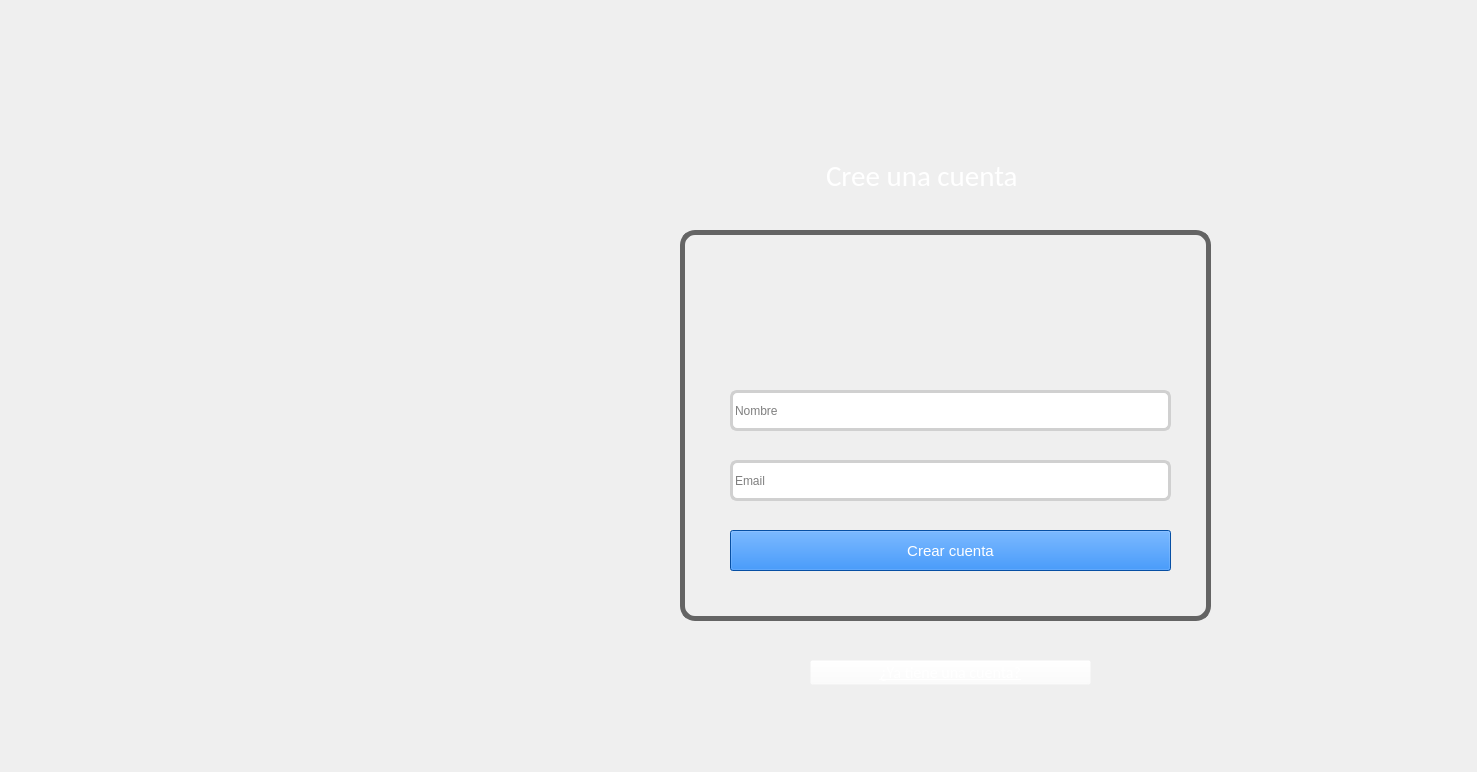
<?xml version="1.0" encoding="UTF-8"?>
<ui version="4.0">
 <class>Registrarse</class>
 <widget class="QWidget" name="Registrarse">
  <property name="geometry">
   <rect>
    <x>0</x>
    <y>0</y>
    <width>1477</width>
    <height>772</height>
   </rect>
  </property>
  <property name="windowTitle">
   <string>Form</string>
  </property>
  <widget class="QLabel" name="lbl_CuadroBlanco">
   <property name="geometry">
    <rect>
     <x>680</x>
     <y>230</y>
     <width>531</width>
     <height>391</height>
    </rect>
   </property>
   <property name="styleSheet">
    <string notr="true">QLabel {
	border-width: 5px;
    border-style: solid;
    border-radius: 15px;
border-color: #646464;
}</string>
   </property>
   <property name="frameShadow">
    <enum>QFrame::Plain</enum>
   </property>
   <property name="text">
    <string/>
   </property>
  </widget>
  <widget class="QLabel" name="lbl">
   <property name="geometry">
    <rect>
     <x>820</x>
     <y>150</y>
     <width>291</width>
     <height>51</height>
    </rect>
   </property>
   <property name="font">
    <font>
     <family>Calibri</family>
     <pointsize>22</pointsize>
     <weight>50</weight>
     <bold>false</bold>
    </font>
   </property>
   <property name="styleSheet">
    <string notr="true">QLabel{
padding: 5 px;
color: #FFFFFF;
}</string>
   </property>
   <property name="text">
    <string>Cree una cuenta</string>
   </property>
  </widget>
  <widget class="QLineEdit" name="le_nombre">
   <property name="geometry">
    <rect>
     <x>730</x>
     <y>390</y>
     <width>441</width>
     <height>41</height>
    </rect>
   </property>
   <property name="styleSheet">
    <string notr="true">QLineEdit{
	 border-width: 3px;
    border-style: solid;
    border-color: #D0D0D0;
border-radius: 7px;
}</string>
   </property>
   <property name="text">
    <string/>
   </property>
   <property name="placeholderText">
    <string>Nombre</string>
   </property>
  </widget>
  <widget class="QLineEdit" name="le_email">
   <property name="geometry">
    <rect>
     <x>730</x>
     <y>460</y>
     <width>441</width>
     <height>41</height>
    </rect>
   </property>
   <property name="styleSheet">
    <string notr="true">QLineEdit{
	 border-width: 3px;
    border-style: solid;
    border-color: #D0D0D0;
border-radius: 7px;
}</string>
   </property>
   <property name="text">
    <string/>
   </property>
   <property name="placeholderText">
    <string>Email</string>
   </property>
  </widget>
  <widget class="QPushButton" name="bt_CrearCuenta">
   <property name="geometry">
    <rect>
     <x>730</x>
     <y>530</y>
     <width>441</width>
     <height>41</height>
    </rect>
   </property>
   <property name="font">
    <font>
     <family>MS Shell Dlg 2</family>
     <pointsize>11</pointsize>
     <weight>50</weight>
     <bold>false</bold>
    </font>
   </property>
   <property name="styleSheet">
    <string notr="true">QPushButton{
background-color: #086FE6;
color: white;
}</string>
   </property>
   <property name="text">
    <string>Crear cuenta</string>
   </property>
  </widget>
  <widget class="QLabel" name="lbl_logo">
   <property name="geometry">
    <rect>
     <x>820</x>
     <y>270</y>
     <width>271</width>
     <height>91</height>
    </rect>
   </property>
   <property name="font">
    <font>
     <family>Century Schoolbook</family>
     <pointsize>10</pointsize>
    </font>
   </property>
   <property name="styleSheet">
    <string notr="true"/>
   </property>
   <property name="text">
    <string/>
   </property>
   <property name="scaledContents">
    <bool>true</bool>
   </property>
  </widget>
  <widget class="QPushButton" name="bt_IrIniciarSesion">
   <property name="geometry">
    <rect>
     <x>810</x>
     <y>660</y>
     <width>281</width>
     <height>25</height>
    </rect>
   </property>
   <property name="font">
    <font>
     <family>Calibri</family>
     <pointsize>12</pointsize>
     <underline>true</underline>
    </font>
   </property>
   <property name="styleSheet">
    <string notr="true">QPushButton{
	background-color: rgba(255,255,255,0);
	color: #FFFFFF
}</string>
   </property>
   <property name="text">
    <string>¿Ya tiene una cuenta?</string>
   </property>
  </widget>
 </widget>
 <resources/>
 <connections/>
</ui>
